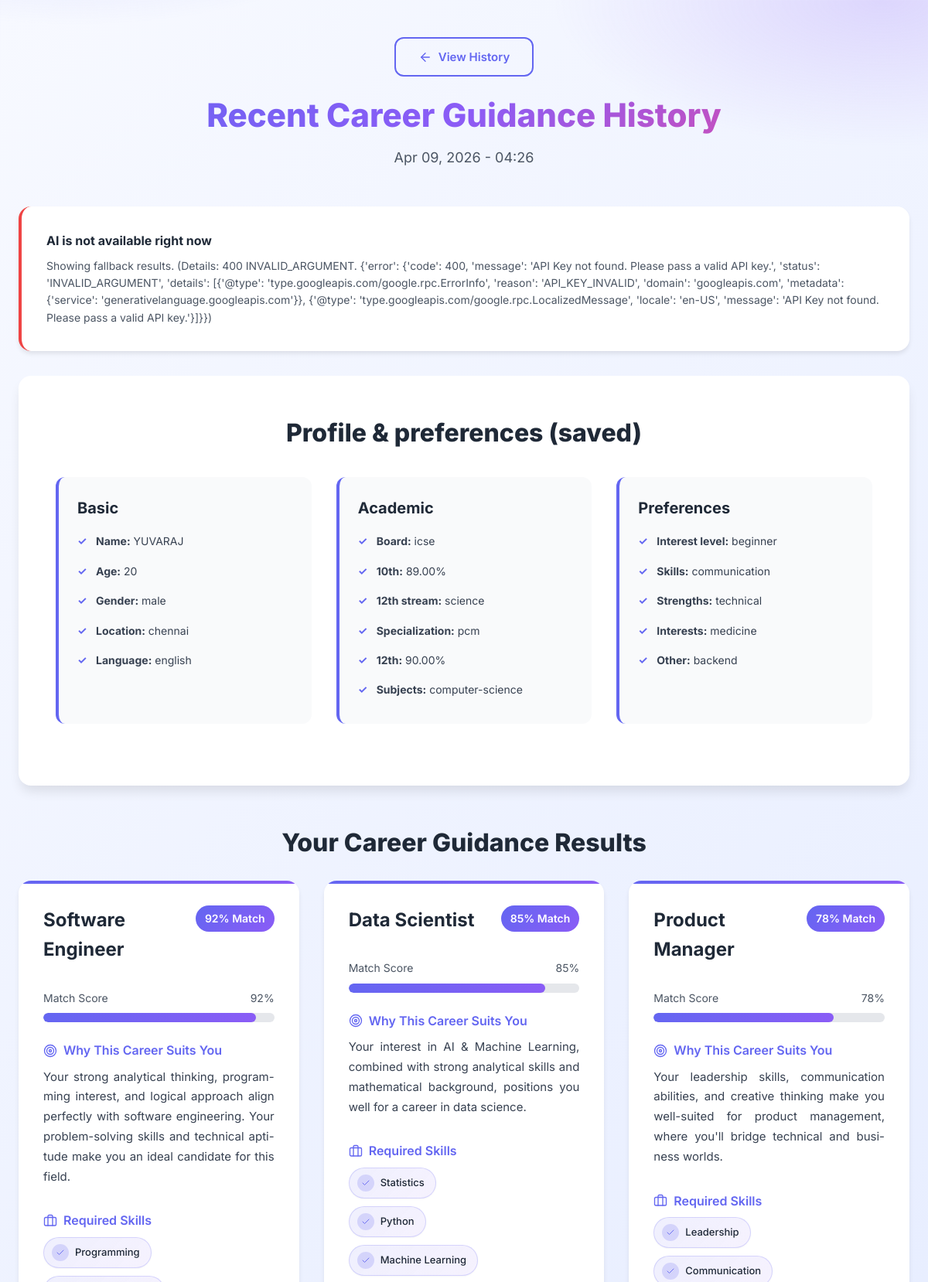
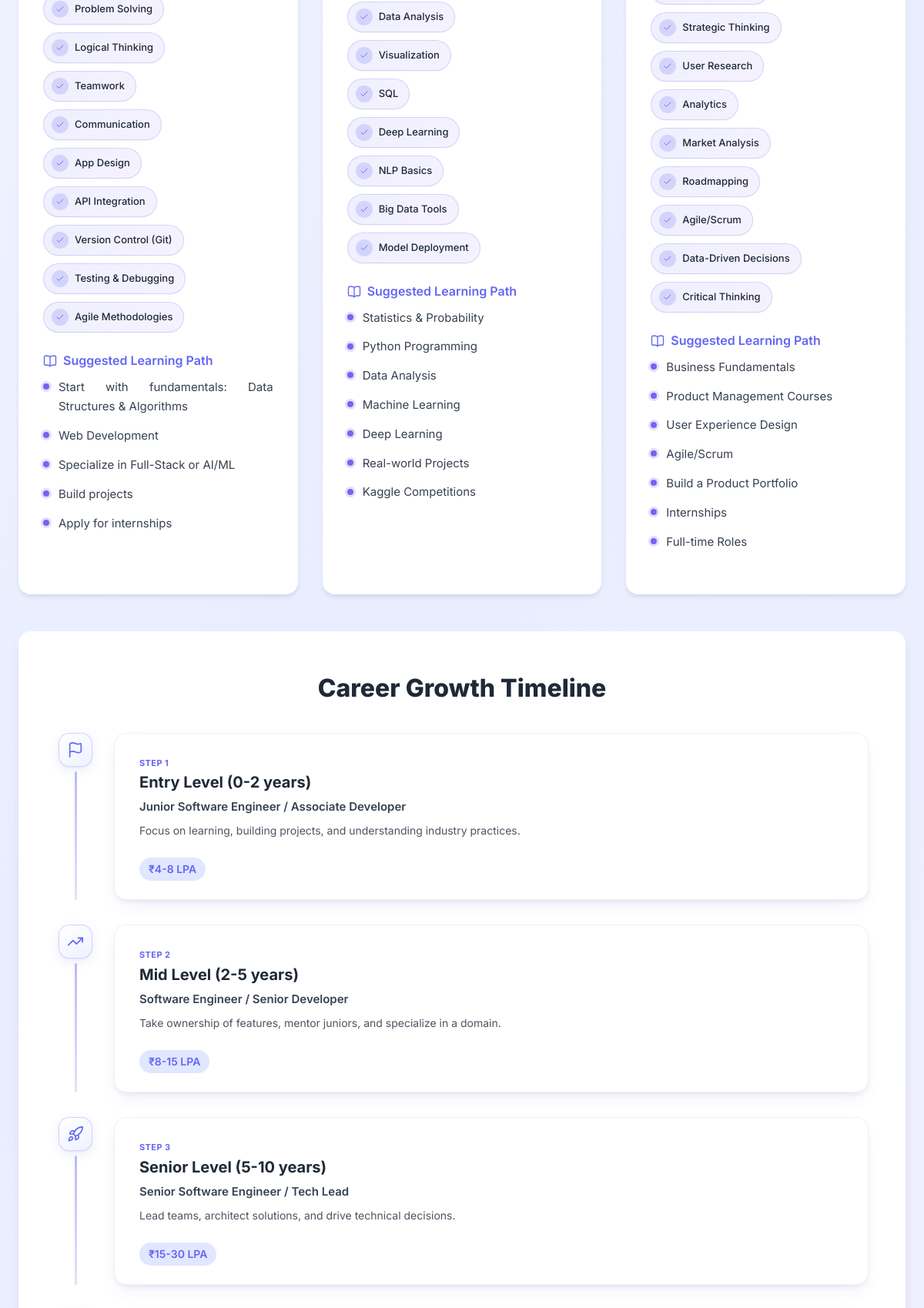
/career-history/8/ (signed in, upper part), run on the app's committed database (2 pictures, top to bottom).
### advisor/models.py (models this page shows, shortened)
class CareerGuidanceHistory(models.Model):
    user = models.ForeignKey(
        settings.AUTH_USER_MODEL,
        null=True,
        blank=True,
        on_delete=models.SET_NULL,
        related_name="career_guidance_history",
    )
    session_key = models.CharField(max_length=40, blank=True)
    ui_lang = models.CharField(max_length=5, default="en")
    profile = models.JSONField(default=dict, blank=True)
    career_recommendations = models.JSONField(default=list, blank=True)
    education_path = models.JSONField(default=dict, blank=True)
    growth_timeline = models.JSONField(default=list, blank=True)
    ai_error = models.TextField(blank=True)
    full_snapshot = models.JSONField(default=dict, blank=True)
    created_at = models.DateTimeField(auto_now_add=True)
    class Meta:
        ordering = ["-created_at"]

### advisor/views.py (the view)
# urls.py: path("career-history/<int:pk>/", views.career_history_detail_view, name="career_history_detail"),
def career_history_detail_view(request, pk: int):
    item = CareerGuidanceHistory.objects.filter(pk=pk).first()
    if not item or not _history_record_allowed(request, item):
        messages.error(request, "You cannot view this history entry.")
        return redirect("career_history")
    snap = item.full_snapshot or {}
    profile = snap.get("profile") if isinstance(snap.get("profile"), dict) else (item.profile or {})
    career_recommendations = snap.get("career_recommendations") or item.career_recommendations or []
    education_path = snap.get("education_path") if isinstance(snap.get("education_path"), dict) else (item.education_path or {})
    growth_timeline = snap.get("growth_timeline") or item.growth_timeline or []
    ai_error = snap.get("ai_error") if snap.get("ai_error") is not None else (item.ai_error or None)
    ui_lang = normalize_lang(item.ui_lang or get_lang_from_request(request))
    ui = get_ui_strings(ui_lang)
    return render(
        request,
        "advisor/career_history_detail.html",
        {
            "item": item,
            "profile": profile,
            "career_recommendations": career_recommendations,
            "education_path": education_path,
            "growth_timeline": growth_timeline,
            "ai_error": ai_error,
            "ui": ui,
            "ui_lang": ui_lang,
        },
    )

### templates/advisor/career_history_detail.html (shortened to what this page needs)
{% extends 'base.html' %}
{% load static %}
{% load career_extras %}
{% block extra_css %}
<link rel="stylesheet" href="{% static 'css/career.css' %}">
{% endblock %}
{% block content %}
<div class="results-page">
    <div class="results-header">
        <p style="margin-bottom: var(--spacing-sm);">
            <a href="{% url 'career_history' %}" class="btn btn-ghost btn-action" style="display:inline-flex;">
                <i data-lucide="arrow-left" class="icon"></i>
                <span>{{ ui.view_history|default:"Back to history" }}</span>
            </a>
        </p>
        <h1>{{ ui.history_title|default:"Saved guidance" }}</h1>
        <p>{{ item.created_at|date:"M d, Y - H:i" }}</p>
    </div>
    {% if ai_error %}
    <div class="results-container" style="margin-bottom: var(--spacing-lg);">
        <div class="card" style="border-left: 4px solid #ef4444;">
            <div style="font-weight: 700; margin-bottom: var(--spacing-xs);">{{ ui.ai_unavailable_title }}</div>
            <div style="color: var(--gray-600); font-size: 14px;">
                {{ ui.ai_unavailable_subtitle }} (Details: {{ ai_error }})
            </div>
        </div>
    </div>
    {% endif %}
    <div class="results-container" style="margin-bottom: var(--spacing-xl);">
        <div class="education-section">
            <h2 class="section-heading">Profile &amp; preferences (saved)</h2>
            <div class="education-grid">
                <div class="education-card">
                    <h3>Basic</h3>
                    <ul class="course-list">
                        {% if profile.full_name %}<li><strong>Name:</strong> {{ profile.full_name }}</li>{% endif %}
                        {% if profile.age %}<li><strong>Age:</strong> {{ profile.age }}</li>{% endif %}
                        {% if profile.gender %}<li><strong>Gender:</strong> {{ profile.gender }}</li>{% endif %}
                        {% if profile.location %}<li><strong>Location:</strong> {{ profile.location }}</li>{% endif %}
                        {% if profile.language %}<li><strong>Language:</strong> {{ profile.language }}</li>{% endif %}
                    </ul>
                </div>
                <div class="education-card">
                    <h3>Academic</h3>
                    <ul class="course-list">
                        {% if profile.school_board %}<li><strong>Board:</strong> {{ profile.school_board }}</li>{% endif %}
                        {% if profile.tenth_percentage %}<li><strong>10th:</strong> {{ profile.tenth_percentage }}%</li>{% endif %}
                        {% if profile.twelfth_stream %}<li><strong>12th stream:</strong> {{ profile.twelfth_stream }}</li>{% endif %}
                        {% if profile.twelfth_specialization %}<li><strong>Specialization:</strong> {{ profile.twelfth_specialization }}</li>{% endif %}
                        {% if profile.twelfth_percentage %}<li><strong>12th:</strong> {{ profile.twelfth_percentage }}%</li>{% endif %}
                        {% if profile.subjects %}<li><strong>Subjects:</strong> {{ profile.subjects }}</li>{% endif %}
                    </ul>
                </div>
                <div class="education-card">
                    <h3>Preferences</h3>
                    <ul class="course-list">
                        {% if profile.interest_level %}<li><strong>Interest level:</strong> {{ profile.interest_level }}</li>{% endif %}
                        {% if profile.skills %}<li><strong>Skills:</strong> {{ profile.skills }}</li>{% endif %}
                        {% if profile.strengths %}<li><strong>Strengths:</strong> {{ profile.strengths }}</li>{% endif %}
                        {% if profile.interests %}<li><strong>Interests:</strong> {{ profile.interests }}</li>{% endif %}
                        {% if profile.other_interest %}<li><strong>Other:</strong> {{ profile.other_interest }}</li>{% endif %}
                    </ul>
                </div>
            </div>
        </div>
    </div>
    <div class="results-container">
        <h2 class="section-heading" style="margin-bottom: var(--spacing-md);">{{ ui.results_title }}</h2>
        <div class="career-cards">
            {% for career in career_recommendations %}
            <div class="career-card">
                <div class="career-header">
                    <div>
                        <h3 class="career-title">{{ career.title }}</h3>
                    </div>
                    {% if career.match_percentage %}
                    <span class="match-badge">{{ career.match_percentage }}% Match</span>
                    {% endif %}
                </div>
                {% if career.match_percentage %}
                <div class="match-percentage">
                    <div class="match-label">
                        <span>{{ ui.match_score }}</span>
                        <span>{{ career.match_percentage }}%</span>
                    </div>
                    <div class="match-bar">
                        <div class="match-fill" data-width="{{ career.match_percentage }}"></div>
                    </div>
                </div>
                {% endif %}
                <div class="career-details">
                    {% if career.why_suits %}
                    <div class="detail-section detail-section--why">
                        <div class="detail-title">
                            <i data-lucide="target" class="icon"></i>
                            <span>{{ ui.why_suits }}</span>
                        </div>
                        <div class="detail-content detail-content--prose">{{ career.why_suits }}</div>
                    </div>
                    {% endif %}
                    {% if career.required_skills %}
                    <div class="detail-section detail-section--skills">
                        <div class="detail-title">
                            <i data-lucide="briefcase" class="icon"></i>
                            <span>{{ ui.required_skills }}</span>
                        </div>
                        <ul class="skills-grid" role="list">
                            {% for skill in career.required_skills|required_skills_list %}
                            <li class="skill-chip">
                                <span class="skill-chip__icon" aria-hidden="true"><i data-lucide="check" class="icon"></i></span>
                                <span class="skill-chip__text">{{ skill }}</span>
                            </li>
                            {% endfor %}
                        </ul>
                    </div>
                    {% endif %}
                    {% if career.learning_path %}
                    <div class="detail-section detail-section--path">
                        <div class="detail-title">
                            <i data-lucide="book-open" class="icon"></i>
                            <span>{{ ui.suggested_learning_path }}</span>
                        </div>
                        <ul class="learning-path-list" role="list">
                            {% for step in career.learning_path|learning_path_steps %}
                            <li class="learning-path-list__item">
                                <span class="learning-path-list__bullet" aria-hidden="true"></span>
                                <span class="learning-path-list__text">{{ step }}</span>
                            </li>
                            {% endfor %}
                        </ul>
                    </div>
                    {% endif %}
                </div>
            </div>
            {% empty %}
            <p style="color: var(--gray-600);">No career recommendations stored for this entry.</p>
            {% endfor %}
        </div>
        <div class="growth-section">
            <h2 class="section-heading">{{ ui.growth_timeline }}</h2>
            <div class="timeline-modern" role="list">
                {% for row in growth_timeline %}
                <div class="timeline-modern__row" role="listitem">
                    <div class="timeline-modern__track" aria-hidden="true">
                        <div class="timeline-modern__marker">
                            <i data-lucide="{% cycle 'flag' 'trending-up' 'rocket' 'award' %}" class="icon timeline-modern__glyph"></i>
                        </div>
                        {% if not forloop.last %}
                        <div class="timeline-modern__spine"></div>
                        {% endif %}
                    </div>
                    <article class="timeline-modern__card">
                        <header class="timeline-modern__card-head">
                            <span class="timeline-modern__step-label">Step {{ forloop.counter }}</span>
                            <h4 class="timeline-modern__title">{{ row.level }}</h4>
                        </header>
                        <p class="timeline-modern__role">{{ row.role }}</p>
                        <p class="timeline-modern__desc">{{ row.description }}</p>
                        {% if row.salary %}
                        <span class="salary-range salary-range--timeline">{{ row.salary }}</span>
                        {% endif %}
                    </article>
                </div>
                {% empty %}
                <p style="color: var(--gray-600);">No timeline stored.</p>
                {% endfor %}
            </div>
        </div>
    </div>
</div>
{% endblock %}

### data on the page
CareerGuidanceHistory: created_at "Apr 09, 2026 - 04:26", ai_error "400 INVALID_ARGUMENT. {'error': {'code': 400, 'message': 'API Key not found. Please pass a valid API key.', 'status': 'INVALID_ARGUMENT', 'details': [{'@type': 'type.googleapis.com/google.rpc.ErrorInfo', 'reason': 'API_KEY_INVALID', 'domain': 'googleapis.com', 'metadata': {'service': 'generativelanguage.googleapis.com'}}, {'@type': 'type.googleapis.com/google.rpc.LocalizedMessage', 'locale': 'en-US', 'message': 'API Key not found. Please pass a valid API key.'}]}}"

### other printed values
{{ ui.view_history|default:"Back to history" }} "View History"
{{ ui.history_title|default:"Saved guidance" }} "Recent Career Guidance History"
{{ ui.ai_unavailable_title }} "AI is not available right now"
{{ ui.ai_unavailable_subtitle }} "Showing fallback results."
{{ profile.full_name }} "YUVARAJ"
{{ profile.age }} "20"
{{ profile.gender }} "male"
{{ profile.location }} "chennai"
{{ profile.language }} "english"
{{ profile.school_board }} "icse"
{{ profile.tenth_percentage }} "89.00"
{{ profile.twelfth_stream }} "science"
{{ profile.twelfth_specialization }} "pcm"
{{ profile.twelfth_percentage }} "90.00"
{{ profile.subjects }} "computer-science"
